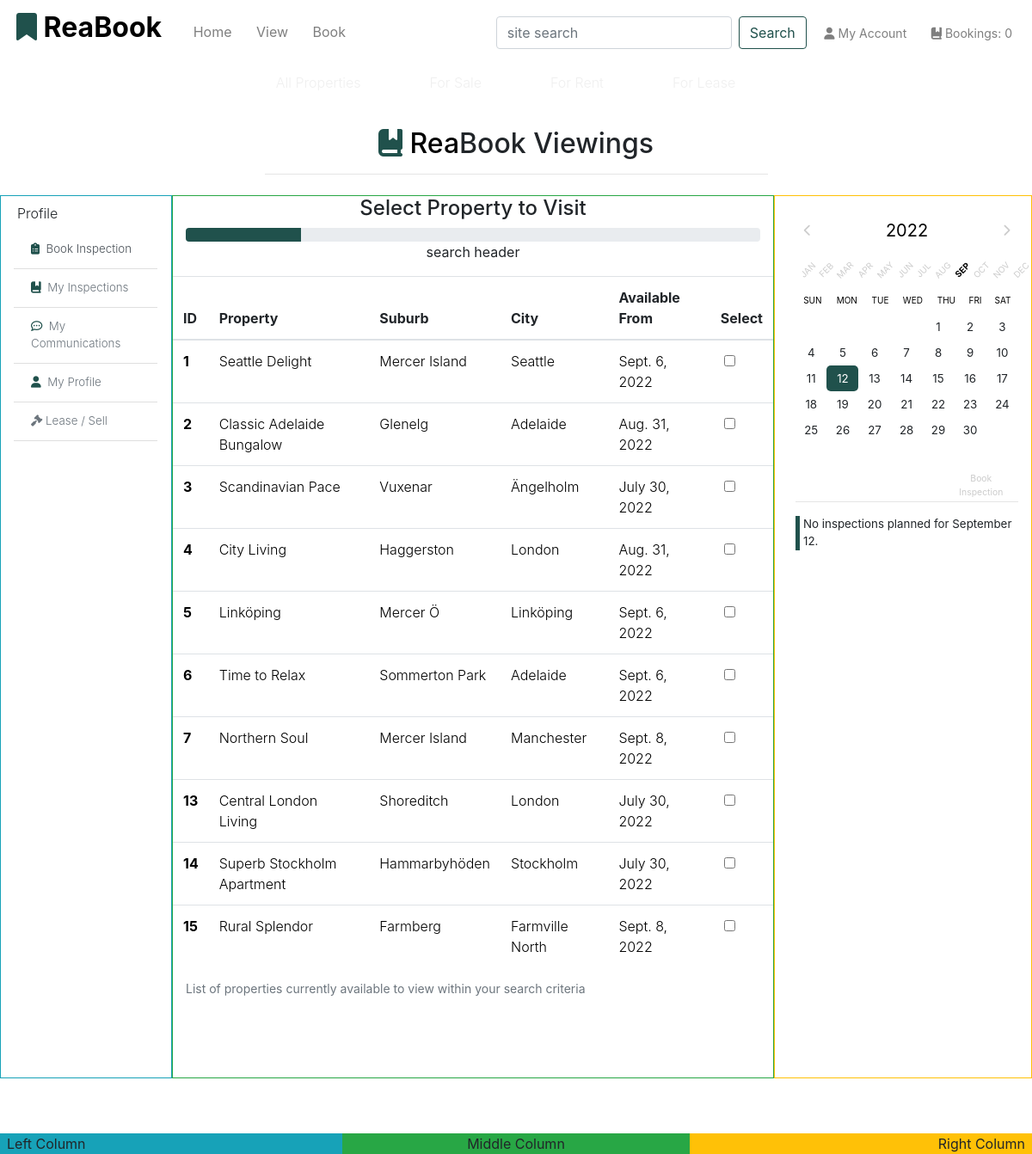
/book/choose/, run on an earlier commit of the app's database.
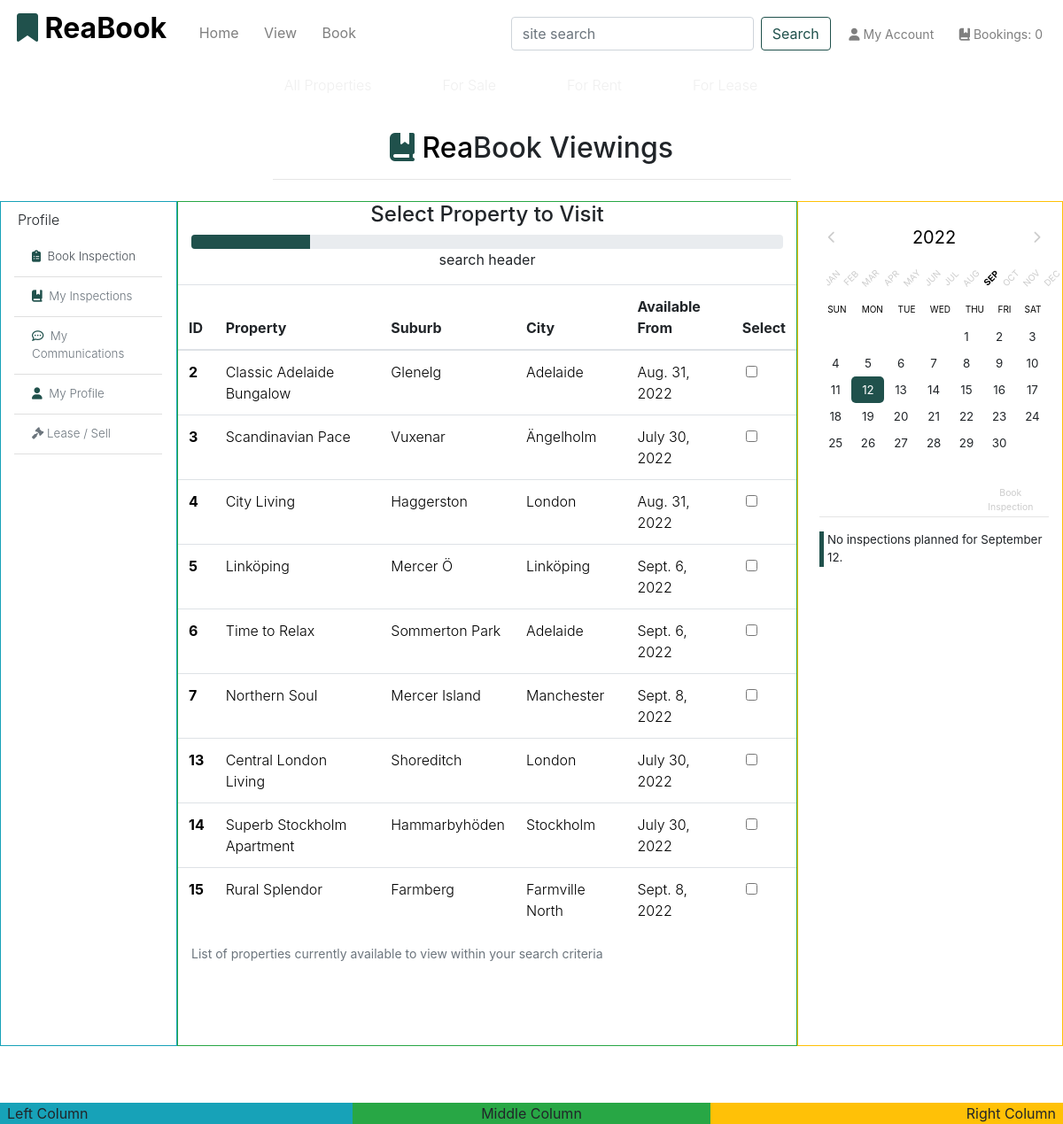
And on a later commit of the database.
### app_properties/models.py (models this page shows, shortened)
class Property(models.Model):
    category = models.ForeignKey(
        'Category', null=True, blank=True, on_delete=models.SET_NULL
        )
    sector = models.ForeignKey(
        'Sector', null=True, blank=True, on_delete=models.SET_NULL
        )
    title_no = models.CharField(max_length=254, null=True, blank=True)
    name = models.CharField(max_length=30)
    ribbon_feature = models.CharField(max_length=20, default="New Listing")
    description = models.TextField()
    sale_price = models.IntegerField(null=False, blank=False, default=1000000)
    rent_pw = models.IntegerField(null=False, blank=False, default=100000)
    rating = models.DecimalField(
        max_digits=3, decimal_places=1, null=True, blank=True
        )
    main_image_url = models.URLField(max_length=1024, null=True, blank=True)
    main_image = models.ImageField(null=True, blank=True)
    bath_image = models.ImageField(null=True, blank=True)
    kitchen_image = models.ImageField(null=True, blank=True)
    bedroom_image = models.ImageField(null=True, blank=True)
    living_image = models.ImageField(null=True, blank=True)
    main_image = models.ImageField(null=True, blank=True)
    bedrooms = models.IntegerField(null=False, blank=False)
    bathrooms = models.IntegerField(null=False, blank=False)
    carports = models.IntegerField(null=False, blank=False)
    land_area = models.IntegerField(null=True, blank=True)
    building_area = models.IntegerField(null=True, blank=True)
    air_conditioning = models.IntegerField(null=False, blank=False)
    unit_no = models.IntegerField(null=True, blank=True)
    house_no = models.IntegerField(null=True, blank=False, default="No.")
    level = models.IntegerField(null=True, blank=True)
    street = models.CharField(max_length=40, null=True, blank=False, default='Street')
    suburb = models.CharField(max_length=40)
    city = models.CharField(max_length=40)
    state = models.CharField(max_length=40, null=True, blank=True)
    country = models.CharField(max_length=40, null=True, blank=True)
    postcode = models.CharField(max_length=10)
    build_date = models.DateField(null=True, blank=True)
    list_date = models.DateField(auto_now_add=True)
    list_duration = models.IntegerField(null=False, blank=False, default=30)
    date_available = models.DateField(null=True, blank=True)
    owner_fname = models.CharField(max_length=254, null=True, blank=False)
    owner_lname = models.CharField(max_length=254, null=True, blank=False)
    viewings = models.BooleanField(default=True)
    class Meta:
        verbose_name_plural = 'Properties'
        get_latest_by = 'list_date'

### app_bookings/views.py (the view)
# urls.py: path('choose/', views.choose_bookings, name='choose_bookings'),
def choose_bookings(request):
    properties = Property.objects.all()
    props_with_viewings = properties.filter(viewings=True)
    context = {
        'properties': properties,
        'props_with_viewings': props_with_viewings,
    }
    return render(request, 'book/b-booking-choose-property.html', context)

### app_bookings/templates/book/b-booking-choose-property.html (shortened to what this page needs)
{% extends 'base.html' %}
{% load static %}
{% block content %}
{% include 'includes/bookings-base.html' %}
<div class="row justify-content-center">
    <div class="col-md-12 text-center mb-md-5 h-100">
        <h4 class="heading-section">Select Property to Visit</h4>
        <div class="progress ">
            <div class="progress-bar bg-green" role="progressbar" style="width: 20%" aria-valuenow="20" aria-valuemin="0" aria-valuemax="100"></div>
        </div>
        <form action="POST">
            <p>search header</p>
            <div class="row mb-3">
                <table class="table table-hover text-lg-left font-weight-light">
                    <caption class="col-12"><small>List of properties currently available to view within your search
                            criteria</small></caption>
                    <thead>
                        <tr>
                            <th scope="col">ID</th>
                            <th scope="col">Property</th>
                            <th scope="col">Suburb</th>
                            <th scope="col">City</th>
                            <th scope="col">Available From</th>
                            <th scope="col">Select</th>
                        </tr>
                    </thead>
                    <tbody class="font-weight-light">
                        {% for prop in props_with_viewings %}
                        <tr>
                            <th scope="row" class="row-hlink"><a
                                    href="{% url 'property_detail' prop.id %}">{{ prop.id }}</a>
                                </th>
                            <td class="row-hlink">
                                <a href="{% url 'property_detail' prop.id %}">{{ prop.name }}</a>
                            </td>
                            <td class="row-hlink">
                                <a href="{% url 'property_detail' prop.id %}">{{ prop.suburb }}</a>
                            </td>
                            <td class="row-hlink">
                                <a href="{% url 'property_detail' prop.id %}">{{ prop.city }}</a>
                            </td>
                            <td class="row-hlink">
                                <a href="{% url 'property_detail' prop.id %}">{{ prop.date_available }}</a></td>
                            <td class="row-hlink text-center">
                                <input type="checkbox" class="form-check-input" id="select-for-viewing">
                            </td>
                        </tr>
                        {% endfor %}
                </table>
            </div>
        </form>
    </div>
</div>
{% include 'includes/bookings-base-calendar.html' %}
{% endblock %}

What changed in the data, as far as the page shows it:
no longer on this page (row edited): Property: id "1", name "Seattle Delight", suburb "Mercer Island", city "Seattle", date_available "Sept. 6, 2022"
